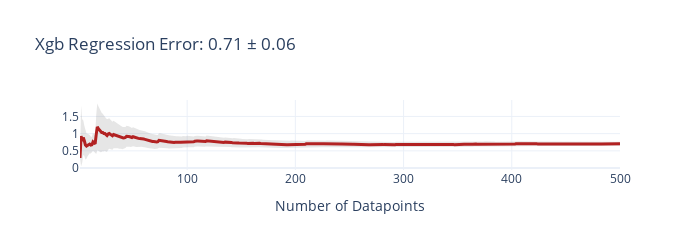
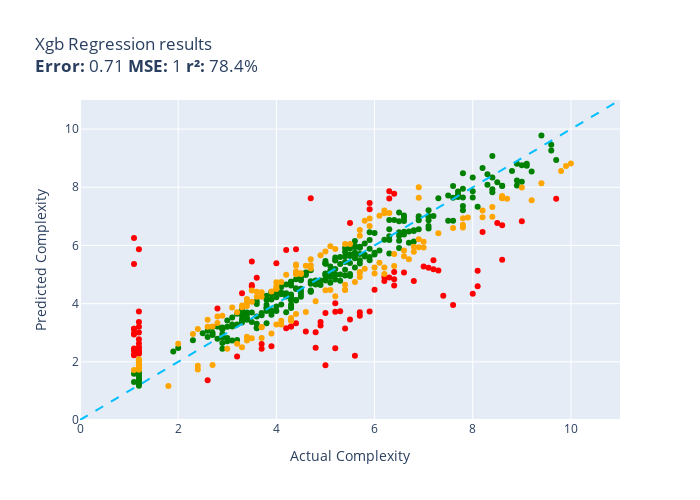

These figures' notebook cell, in order:
### Code cell
def xgb_regression(item):
    feature_vals = get_features(item)
    feature_df = pd.DataFrame([feature_vals])
    prediction = xgb_model.predict(feature_df)
    return float(prediction[0])

evaluate(xgb_regression, test)

### Figure 1 — Plotly figure (JSON) as saved in the notebook; plotly's stock layout.template omitted (floating-point values rounded to 4 significant figures; data arrays with more than 128 entries replaced by an {"elided": "..."} marker saying what was removed)
{"data": [{"fill": "toself", "fillcolor": "rgba(128,128,128,0.2)", "hoverinfo": "skip", "line": {"color": "rgba(255,255,255,0)"}, "name": "95% CI", "showlegend": false, "type": "scatter", "x": {"elided": "1000 int values"}, "y": {"elided": "1000 float values"}}, {"customdata": {"elided": "500x1 float values"}, "hovertemplate": "n=%{x}<br>Avg Error=%{y:,.2f}<br>±95% CI=%{customdata[0]:,.2f}<extra></extra>", "line": {"color": "firebrick", "width": 3}, "mode": "lines", "name": "Cumulative Avg Error", "type": "scatter", "x": {"elided": "500 int values"}, "y": {"elided": "500 float values"}}], "layout": {"height": 250, "showlegend": false, "title": {"text": "Xgb Regression Error: 0.71 ± 0.06"}, "width": 700, "xaxis": {"title": {"text": "Number of Datapoints"}}}}

### Figure 2 — Plotly figure (JSON) as saved in the notebook; plotly's stock layout.template omitted (floating-point values rounded to 4 significant figures; data arrays with more than 128 entries replaced by an {"elided": "..."} marker saying what was removed)
{"data": [{"customdata": {"elided": "271x1 str values"}, "hovertemplate": "%{customdata[0]}<extra></extra>", "legendgroup": "green", "marker": {"color": "green", "size": 6, "symbol": "circle"}, "mode": "markers", "name": "green", "orientation": "v", "showlegend": true, "type": "scatter", "x": {"elided": "271 float values"}, "xaxis": "x", "y": {"elided": "271 float values"}, "yaxis": "y"}, {"customdata": [["const processConfig = (config) => {\n    ...<br>Guess=7.9 Actual=6.3"], ["(params) => {\n        var algorithm = pa...<br>Guess=6.5 Actual=8.2"], ["const checkGroup = (nodes) => {\n        ...<br>Guess=6.3 Actual=1.1"], ["(s) => {\r\n\t\t\ts = tinymce.trim(s);\r\n\r\n\t\t\t...<br>Guess=5.9 Actual=1.2"], ["const is_crossDomain = (url) => {\n    va...<br>Guess=3.5 Actual=5.5"], ["const getWeight = (labels, labelWeight) ...<br>Guess=3.1 Actual=1.1"], ["(r, g, b, a) => {\n    var rgb = [r, g, b...<br>Guess=2.3 Actual=1.1"], ["const default_deduplicator = (objectA, o...<br>Guess=2.5 Actual=3.7"], ["const initClient = (client) => {\n  var w...<br>Guess=2.5 Actual=4.8"], ["(start, end, points, iMap, resultPolygon...<br>Guess=6.8 Actual=5.5"], ["const getFormatterResults = () => {\n    ...<br>Guess=3.2 Actual=1.2"], ["(config) => {\n            config = confi...<br>Guess=4.9 Actual=6.2"], ["const isKeyword = (id) => {\n        swit...<br>Guess=4.0 Actual=7.6"], ["(value) => {\n        switch (values.type...<br>Guess=4.0 Actual=5.2"], ["(other) => {\n\tvar me = this.region(),\n\t\t...<br>Guess=3.2 Actual=4.2"], ["const makeEvent = (entry, hostname) => {...<br>Guess=3.4 Actual=1.2"], ["(legend, item) => {\n\t\t\tvar spacing = leg...<br>Guess=5.1 Actual=7.3"], ["const buildViewAttribsSpecial = ( attNam...<br>Guess=7.6 Actual=9.7"], ["const isGlob = (candidate) => {\n  if (ty...<br>Guess=3.0 Actual=1.1"], ["const reducer = () => {\n    var state = ...<br>Guess=4.5 Actual=6.0"], ["( args, value, obj ) => {\n\t\targs    = ar...<br>Guess=2.2 Actual=5.6"], ["const tableFromMethods = (methodsArr) =>...<br>Guess=2.8 Actual=1.2"], ["(language_slug, project_slug, resource_s...<br>Guess=6.7 Actual=8.6"], ["const isValid = (type, value) => {\n     ...<br>Guess=6.8 Actual=8.5"], ["(name, value) => {\n\t\t\t\tvar self = this, ...<br>Guess=2.5 Actual=1.2"], ["const JailedSite = (connection) => {\n  t...<br>Guess=2.2 Actual=1.1"], ["() => {\n\n\t\tvar series = this,\n\t\t\toptions...<br>Guess=5.9 Actual=4.4"], ["(e, target) => {\n      var pointer = thi...<br>Guess=4.4 Actual=3.3"], ["const extractToText = (strings) => {\r\n\t\t...<br>Guess=5.5 Actual=8.6"], ["const init = (domainManager) => {\n    _d...<br>Guess=3.7 Actual=5.9"], ["(ul) => {\n    var prevLevel = {level: -1...<br>Guess=3.2 Actual=4.3"], ["const createAPIDoneHook = (done, ctx) =>...<br>Guess=3.2 Actual=4.9"], ["const prop = (dest, pd, src, isrc, ndflt...<br>Guess=4.3 Actual=8.0"], ["(inline) => {\n  var attrs;\n  switch (inl...<br>Guess=5.3 Actual=7.0"], ["(ax, ay, bx, by, cx, cy, dx, dy) => {\n  ...<br>Guess=7.5 Actual=5.9"], ["() => {\n      switch (this.type) {\n     ...<br>Guess=3.0 Actual=4.6"], ["const addPluginsFromBundles = (resultCon...<br>Guess=2.3 Actual=1.2"], ["const abortHandshake = (websocket, strea...<br>Guess=3.8 Actual=2.8"], ["const Inputter = (options, components) =...<br>Guess=7.2 Actual=5.9"], ["const CleanValue = (config, value) => {\n...<br>Guess=6.8 Actual=9.0"], ["const processFiles = (bucket, key, trans...<br>Guess=2.6 Actual=1.2"], ["(pos, val) => {\n\n            var overlay...<br>Guess=4.6 Actual=6.4"], ["( e, args, scope, warning ) => {\n\t\twarni...<br>Guess=3.0 Actual=4.8"], ["() => {\n\n            // Documented in de...<br>Guess=5.8 Actual=4.2"], ["const evaluateLatch = (resolver, options...<br>Guess=4.3 Actual=7.4"], ["const loadSchema = (schemaBasePath, full...<br>Guess=2.4 Actual=1.2"], ["const createContext = (params, onNext) =...<br>Guess=2.5 Actual=1.2"], ["const isNumericSubclass = ( t, t_min, t_...<br>Guess=7.6 Actual=4.7"], ["const updateJXcoreExtensionImport = (con...<br>Guess=5.4 Actual=3.5"], ["const ortho = (left, right, bottom, top,...<br>Guess=4.6 Actual=3.5"], ["const formatNunjucksError = (err, input)...<br>Guess=4.6 Actual=3.5"], ["const formatError = (err, input) => {\n  ...<br>Guess=3.7 Actual=5.0"], ["(walk) => {\n        if (this.emitText(wa...<br>Guess=4.9 Actual=3.6"], ["const dsStatement = (statement) => {\n  s...<br>Guess=3.1 Actual=5.4"], ["const getBlocks = ( text ) => {\n\tvar blo...<br>Guess=5.2 Actual=7.2"], ["const parseRegion = (input) => {\n       ...<br>Guess=3.6 Actual=5.7"], ["const advance = (id, t) => {\n        swi...<br>Guess=7.8 Actual=6.4"], ["const clone = (c, wl, bl) => {\n\tvar cl =...<br>Guess=4.9 Actual=6.3"], ["(image, x, y, options) => {\n        var ...<br>Guess=5.4 Actual=4.0"], ["const recreateError = (err) => {\n\tconst ...<br>Guess=5.2 Actual=7.1"], ["(options) => {\n        _.isString(option...<br>Guess=5.1 Actual=8.1"], ["const Event = (eventConfig) => {\n       ...<br>Guess=3.7 Actual=5.3"], ["const connectMutationObservers = () => {...<br>Guess=2.5 Actual=3.9"], ["( ev, element ) => {\n\t\t\tvar isLeftButton...<br>Guess=1.9 Actual=5.0"], ["const BoxPosition = (obj) => {\n    var i...<br>Guess=5.1 Actual=6.4"], ["const logWrap = (level) => {\n    return ...<br>Guess=3.7 Actual=5.7"], ["const equals = (a, b) => {\n  var a0 = a[...<br>Guess=4.8 Actual=6.8"], ["const _createMethod = (definition, metho...<br>Guess=3.7 Actual=5.2"], ["const verifyMathExpressions = (expressio...<br>Guess=5.1 Actual=6.6"], ["const findIndexInSortedClosedIntervals =...<br>Guess=4.8 Actual=6.2"], ["const isConstant = (node, inBooleanPosit...<br>Guess=4.6 Actual=8.1"], ["const setAlignAttributeToTableCells = ($...<br>Guess=2.6 Actual=3.7"], ["(response, statusCode, statusText) => {\n...<br>Guess=2.5 Actual=1.1"], ["const getDestinations = (rootTree, locat...<br>Guess=2.4 Actual=1.1"], ["const pipeRunStep = () => {\n\t//Public AP...<br>Guess=2.3 Actual=1.2"], ["const esriFy = (properties, geometry, da...<br>Guess=3.7 Actual=1.2"], ["(date, value, period) => {\n        this....<br>Guess=3.2 Actual=4.3"], ["const Node = (config) => {\n    RED.nodes...<br>Guess=4.8 Actual=6.4"], ["function preprocessCartForServer( {\n\tcou...<br>Guess=1.4 Actual=2.6"], ["const generate = (targetPath, args) => {...<br>Guess=3.3 Actual=4.4"], ["const Peer = (options) => {\n  if (!(this...<br>Guess=7.6 Actual=6.3"], ["const parseBindings = (bindings) => {\n  ...<br>Guess=2.5 Actual=5.2"], ["const serialize = (root) => {\n        //...<br>Guess=3.1 Actual=1.1"], ["const validStore = (store) => {\r\n    ret...<br>Guess=3.4 Actual=4.9"], ["const race$1 = (entries) => {\n  /*jshint...<br>Guess=2.3 Actual=1.2"], ["(e) => {\n\n        // if you click someth...<br>Guess=3.0 Actual=1.2"], ["const countdown = () => {\n            va...<br>Guess=5.5 Actual=7.2"], ["(/* filename, data[, encoding], callback...<br>Guess=2.9 Actual=1.1"], ["const importAll = (context) => {\n  const...<br>Guess=5.4 Actual=1.1"], ["const deepFreeze = (obj) => {\n    // if ...<br>Guess=2.2 Actual=3.2"]], "hovertemplate": "%{customdata[0]}<extra></extra>", "legendgroup": "red", "marker": {"color": "red", "size": 6, "symbol": "circle"}, "mode": "markers", "name": "red", "orientation": "v", "showlegend": true, "type": "scatter", "x": [6.3, 8.2, 1.1, 1.2, 5.5, 1.1, 1.1, 3.7, 4.8, 5.5, 1.2, 6.2, 7.6, 5.2, 4.2, 1.2, 7.3, 9.7, 1.1, 6.0, 5.6, 1.2, 8.6, 8.5, 1.2, 1.1, 4.4, 3.3, 8.6, 5.9, 4.3, 4.9, 8.0, 7.0, 5.9, 4.6, 1.2, 2.8, 5.9, 9.0, 1.2, 6.4, 4.8, 4.2, 7.4, 1.2, 1.2, 4.7, 3.5, 3.5, 3.5, 5.0, 3.6, 5.4, 7.2, 5.7, 6.4, 6.3, 4.0, 7.1, 8.1, 5.3, 3.9, 5.0, 6.4, 5.7, 6.8, 5.2, 6.6, 6.2, 8.1, 3.7, 1.1, 1.1, 1.2, 1.2, 4.3, 6.4, 2.6, 4.4, 6.3, 5.2, 1.1, 4.9, 1.2, 1.2, 7.2, 1.1, 1.1, 3.2], "xaxis": "x", "y": [7.865, 6.46, 6.253, 5.871, 3.455, 3.138, 2.256, 2.452, 2.481, 6.775, 3.202, 4.913, 3.956, 4.012, 3.155, 3.372, 5.136, 7.602, 2.986, 4.473, 2.204, 2.772, 6.695, 6.768, 2.477, 2.224, 5.866, 4.358, 5.508, 3.727, 3.217, 3.247, 4.337, 5.275, 7.461, 3.042, 2.322, 3.831, 7.242, 6.828, 2.634, 4.626, 3.02, 5.84, 4.275, 2.374, 2.501, 7.621, 5.449, 4.643, 4.595, 3.681, 4.889, 3.147, 5.179, 3.584, 7.777, 4.898, 5.385, 5.231, 5.131, 3.739, 2.535, 1.883, 5.087, 3.706, 4.782, 3.725, 5.069, 4.78, 4.595, 2.613, 2.454, 2.393, 2.301, 3.727, 3.215, 4.84, 1.369, 3.328, 7.618, 2.467, 3.137, 3.37, 2.274, 3.008, 5.492, 2.938, 5.365, 2.181], "yaxis": "y"}, {"customdata": {"elided": "139x1 str values"}, "hovertemplate": "%{customdata[0]}<extra></extra>", "legendgroup": "orange", "marker": {"color": "orange", "size": 6, "symbol": "circle"}, "mode": "markers", "name": "orange", "orientation": "v", "showlegend": true, "type": "scatter", "x": {"elided": "139 float values"}, "xaxis": "x", "y": {"elided": "139 float values"}, "yaxis": "y"}, {"hoverinfo": "skip", "line": {"color": "deepskyblue", "dash": "dash", "width": 2}, "mode": "lines", "name": "y = x", "showlegend": false, "type": "scatter", "x": [0, 11], "y": [0, 11]}], "layout": {"height": 500, "legend": {"title": {"text": "color"}, "tracegroupgap": 0}, "showlegend": false, "title": {"text": "Xgb Regression results<br><b>Error:</b> 0.71 <b>MSE:</b> 1 <b>r²:</b> 78.4%"}, "width": 700, "xaxis": {"anchor": "y", "domain": [0, 1], "range": [0, 11], "title": {"text": "Actual Complexity"}}, "yaxis": {"anchor": "x", "domain": [0, 1], "range": [0, 11], "title": {"text": "Predicted Complexity"}}}}
